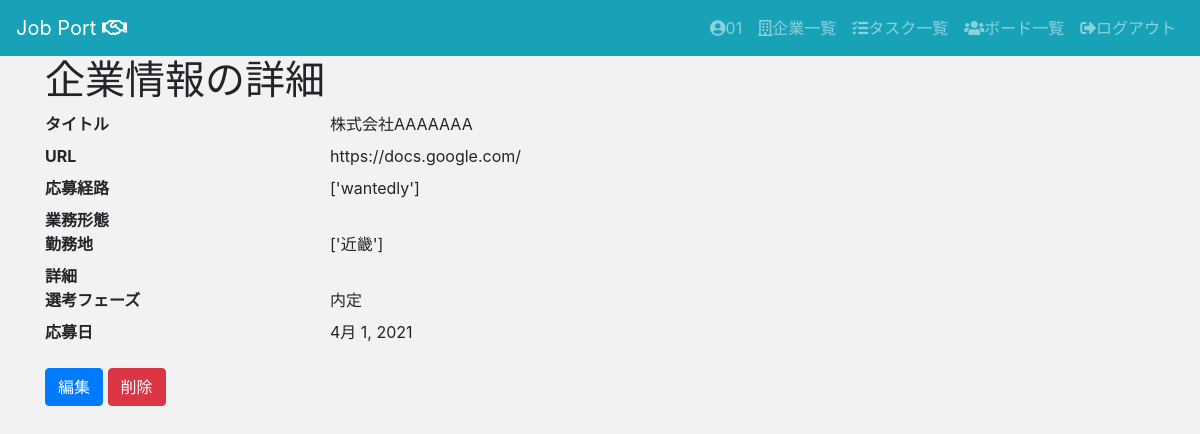
The page /jpapp/companies/1/ (signed in) on the database as committed earlier.
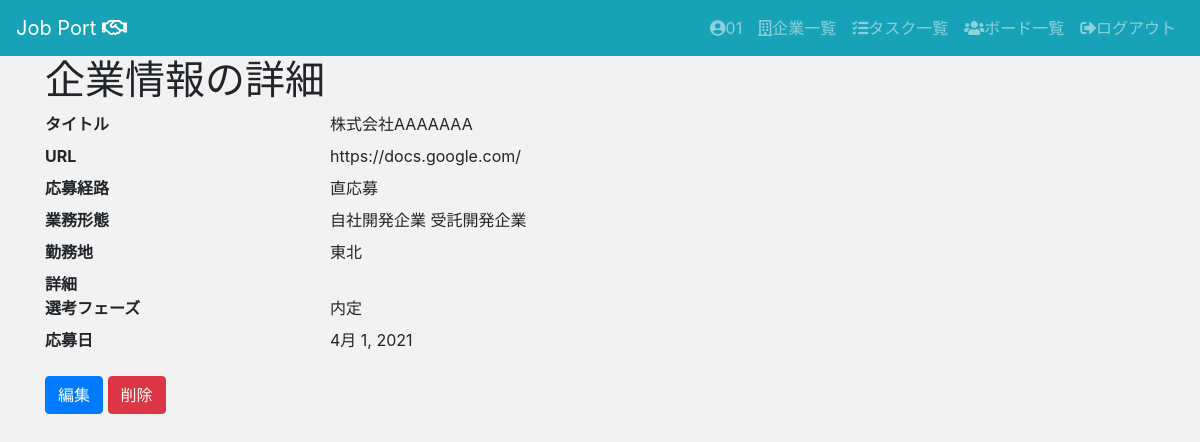
The same page on the database as committed later.
### jpapp/models.py (models this page shows, shortened)
class Company(models.Model):
    company_name = models.CharField(max_length=200,)
    url = models.URLField(blank=True,null=True,)
    route = models.IntegerField(
        choices = CHOICE1,
        blank=True,
        null=True,
    )
    location = models.IntegerField(
        choices = CHOICE2,
        blank=True,
        null=True,
    )
    tag = models.ManyToManyField(Tag, blank=True)
    description = models.TextField(blank=True,null=True,)
    phase = models.IntegerField(
        choices = CHOICE3,
        default='0',
    )
    application_date = models.DateField(blank=True,null=True,)
    user = models.ForeignKey(User, on_delete=models.CASCADE)

class Tag(models.Model):
    tag_name = models.CharField(max_length=32)
    def __str__(self):
        return self.tag_name

### jpapp/views.py (the view)
# urls.py: path("companies/<int:pk>/", views.CompanyDetailView.as_view(), name="companies_detail"),
class CompanyDetailView(LoginRequiredMixin, DetailView):
    model = Company
    template_name = "jpapp/companies/detail.html"

### templates/jpapp/companies/detail.html
{% extends "jpapp/base.html" %}
{% block content %}
<div class="container">
<h1>企業情報の詳細</h1>
  <dl class="row">
    <dt class="col-sm-3">タイトル</dt>
    <dd class="col-sm-9">{{ company.company_name }}</dd>
    <dt class="col-sm-3">URL</dt>
    <dd class="col-sm-9">{{ company.url|default_if_none:" " }}</dd>
    <dt class="col-sm-3">応募経路</dt>
    <dd class="col-sm-9">{{ company.get_route_display|default_if_none:" " }}</dd>
    <dt class="col-sm-3">業務形態</dt>
    <dd class="col-sm-9">
      {% for tag in company.tag.all %}
        {{ tag }}
      {% endfor %}
    </dd>
    <dt class="col-sm-3">勤務地</dt>
    <dd class="col-sm-9">{{ company.get_location_display|default_if_none:" " }}</dd>
    <dt class="col-sm-3">詳細</dt>
    <dd class="col-sm-9">{{ company.description }}</dd>
    <dt class="col-sm-3">選考フェーズ</dt>
    <dd class="col-sm-9">{{ company.get_phase_display }}</dd>
    <dt class="col-sm-3">応募日</dt>
    <dd class="col-sm-9">{{ company.application_date|default_if_none:" " }}</dd>
  </dl>
  <a class="btn btn-primary" href="{% url 'jpapp:companies_update' company.pk  %}" role="button">編集</a>
  <a class="btn btn-danger" href="{% url 'jpapp:companies_delete' company.pk  %}" role="button">削除</a>
</div>
{% endblock %}

Rows that differ between the two databases and show on the page:
changed Company "株式会社AAAAAAA": route "['wantedly']" → "直応募"; location "['近畿']" → "東北"
added Tag: tag_name "自社開発企業"
added Tag: tag_name "受託開発企業"
